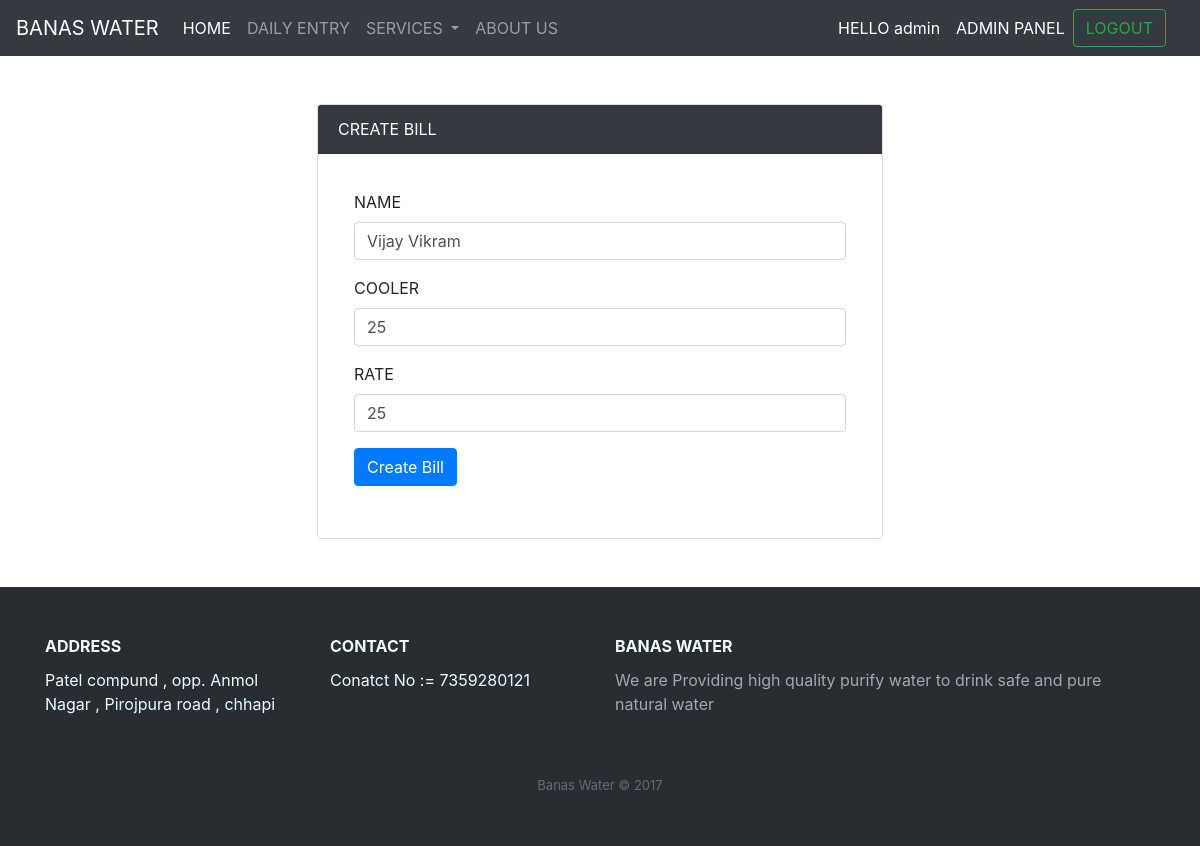
Page /banasadmin/addbill/65 (signed in) on the committed database.
### banasadmin/models.py (models this page shows)
class Bill(models.Model):
    id = models.AutoField(primary_key=True)
    name = models.CharField(max_length=100)
    cooler = models.IntegerField()
    rate = models.IntegerField()
    amount = models.IntegerField()
    pending_amount = models.IntegerField()
    subtotal = models.IntegerField()
    task = models.CharField(max_length=100)

### pages/decoraters.py (the view)
        def wrapper_func(request,*args,**kwargs):
            group = None
            if request.user.groups.exists():
                group = request.user.groups.all()[0].name
            if group in allowed_roles:
                return view_fuc(request,*args, **kwargs)
            else:
                return render(request,'pages/404page.html')

### banasadmin/views.py (called while the page is built, shortened)
@login_required(login_url='login')
@allowed_users(allowed_roles=['admin'])
def addbill(request,pk):
    if User.is_authenticated:
        user = request.user.username
        print(user)
    getbilldata = Bill.objects.get(pk=pk)
    context = {
        'getbilldata':getbilldata
    }
    return render(request, 'banasadmin/addbill.html',context)

### pages/decoraters.py (called while the page is built)
def allowed_users(allowed_roles=[]):
    def decorator(view_fuc):
        def wrapper_func(request,*args,**kwargs):
            group = None
            if request.user.groups.exists():
                group = request.user.groups.all()[0].name
            if group in allowed_roles:
                return view_fuc(request,*args, **kwargs)
            else:
                return render(request,'pages/404page.html')
        return wrapper_func
    return decorator

### banasadmin/templates/banasadmin/addbill.html (shortened to what this page needs)
{% extends 'pages/base.html' %}
{% block content %}
<div class="row mx-1 my-1">
    <div class="col-md-3"></div>
    <div class="col-md-6">
        <div class="card">
            <div class="card-header bg-dark text-white">
                CREATE BILL
            </div>
            <div class="card-body m-3">
                <form method="POST">
                    <div class="form-group">
                        <label for="name">NAME</label>
                        <input type="text" class="form-control" id="name"  value="{{getbilldata.name}}" name="name" placeholder="Enter the Name Here">
                    </div>
                    <div class="form-group">
                        <label for="cooler">COOLER</label>
                        <input type="text" class="form-control" id="cooler" value="{{getbilldata.cooler}}"  name="cooler" placeholder="Enter the quantity of cooler">
                    </div>
                    <div class="form-group">
                        <label for="rate">RATE</label>
                        <input type="text" class="form-control" id="rate" value="{{getbilldata.rate}}" name="rate"  placeholder="Enter the rate">
                    </div>
                    <div class="form-group">
                        <button type="submit" class="btn btn-primary">Create Bill</button>
                    </div>
                </form>
            </div>
        </div>
    </div>
    <div class="col-md-3">
    </div>
</div>
{% endblock content %}

### pages/templates/pages/menu.html (shortened to what this page needs)
<nav class="navbar navbar-expand-lg navbar-dark bg-dark ">
  <a class="navbar-brand" href="#">BANAS WATER</a>
  <div class="collapse navbar-collapse" id="navbarSupportedContent">
    <ul class="navbar-nav mr-auto">
      <li class="nav-item active">
        <a class="nav-link" href="/">HOME <span class="sr-only">(current)</span></a>
      </li>
      <li class="nav-item">
        {% if request.user.is_superuser %}
        <a class="nav-link" href="{% url 'dailyentryadmin' %}">DAILY ENTRY</a>
        {% else %}
        <a class="nav-link" href="{% url 'dailyentry' %}">DAILY ENTRY</a>
        {% endif %}
      </li>
      <li class="nav-item dropdown">
        <a class="nav-link dropdown-toggle" href="#" id="navbarDropdown" role="button" data-toggle="dropdown" aria-haspopup="true" aria-expanded="false">
          SERVICES
        </a>
      </li>
       <li class="nav-item">
        <a class="nav-link" href="{% url 'about' %}">ABOUT US</a>
      </li>
    </ul>
    <form class="form-inline my-2 my-lg-0">
    {% if user.is_authenticated %}
    <ul class="navbar-nav mr-auto">
      <li class="nav-item active">
        <a class="nav-link" href="#">HELLO {{user.username}} <span class="sr-only">(current)</span></a>
      </li>
      {% if request.user.is_superuser %}
        <li class="nav-item active">
        <a class="nav-link" href="/admin">ADMIN PANEL<span class="sr-only">(current)</span></a>
      </li>
      {% endif %}
    </ul>
       <button class="btn btn-outline-success my-2 my-sm-0" type="submit" formaction="{% url 'logout' %}">LOGOUT</button>&nbsp;&nbsp;&nbsp;&nbsp;
      {% else %}
      <button class="btn btn-outline-success my-2 my-sm-0" type="submit" formaction="{% url 'login' %}">LOGIN</button>&nbsp;&nbsp;&nbsp;&nbsp;
      <button class="btn btn-outline-success my-2 my-sm-0" type="submit" formaction="{% url 'signup' %}">SIGNUP</button>&nbsp;&nbsp;&nbsp;&nbsp;
      {% endif %}
    </form>
  </div>
</nav>

### rows in the picture
Bill: name "Vijay Vikram", cooler "25", rate "25"

### other values in the picture
{{ user.username }} "admin"
